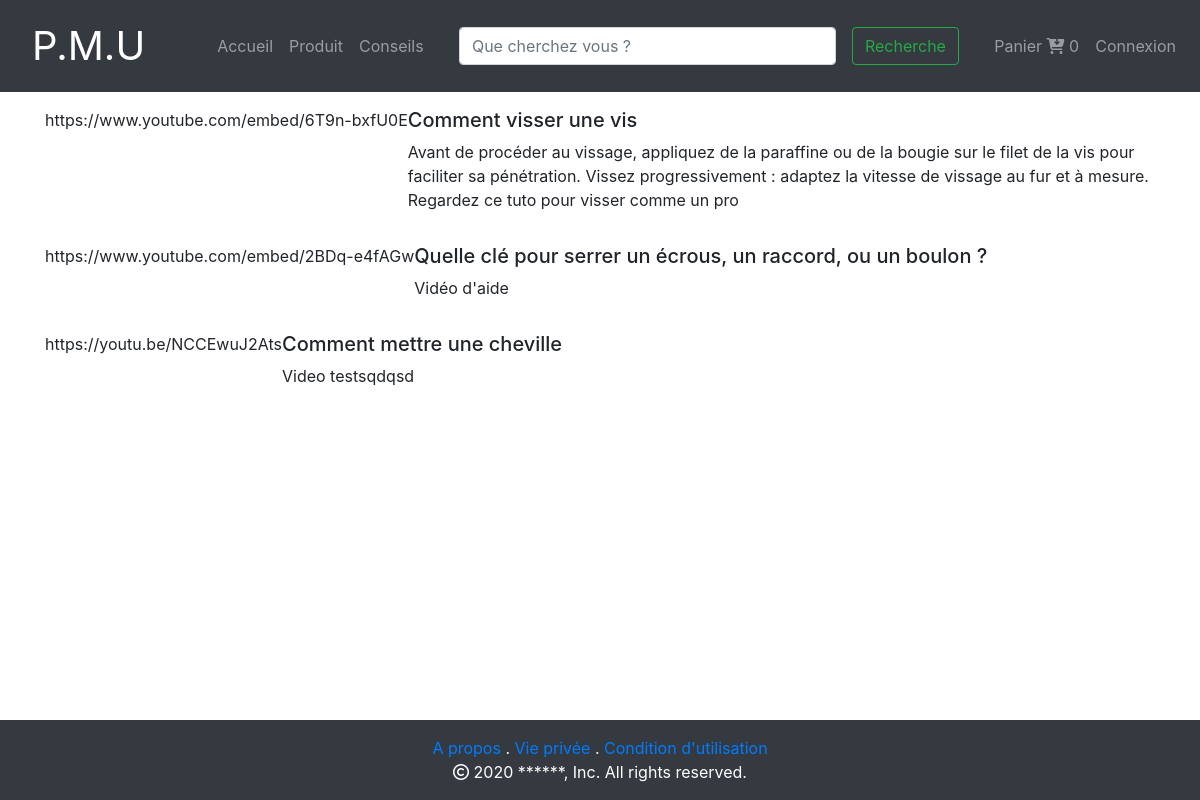
The app's page /vue/lesConseils.php with its own data.
### tables this page shows
CREATE TABLE IF NOT EXISTS `conseils` (
  `id_cons` int NOT NULL AUTO_INCREMENT,
  `titre` varchar(100) NOT NULL,
  `libelle` varchar(255) NOT NULL,
  `video` varchar(255) DEFAULT NULL,
  `id_cat_prod` int NOT NULL,
  PRIMARY KEY (`id_cons`),
  KEY `fk_cons_cat` (`id_cat_prod`)
);

### models/conseilManager.php (called while the page is built, shortened)
<?php
include_once('conseil.php');
class conseilManager
{
    public function listeConseils() {
    $DBase = new Connect();
    $db = $DBase->connexion();
    $listConseils = [];
    $q = $db->prepare('SELECT * from conseils');
    $q->execute();
    while ($donnees = $q->fetch(PDO::FETCH_ASSOC))
    {
      $listConseils[] = new Conseil($donnees);
    }
    return $listConseils;
  }
}
?>

### models/conseil.php (called while the page is built, shortened)
<?php
class Conseil
{
    private $_titre;
    private $_libelle;
    private $_video;
	public function __construct($donnees)
	{
        $this->_titre = $donnees['titre'];
        $this->_libelle = $donnees['libelle'];
		$this->_video = $donnees['video'];
	}
	public function getLibelle()
	{
		return $this->_libelle;
    }
    public function getTitre()
	{
		return $this->_titre;
	}
	public function getVideo()
	{
		return $this->_video;
	}
}
?>

### vue/lesConseils.php (the view, shortened to what this page needs)
<?php
include_once('../models/conseil.php');
include_once('../models/conseilManager.php');
$Con_Man = new conseilManager();
$conseils = $Con_Man->listeConseils();
$tailleConseils = sizeof($conseils);
?>
<html lang="fr">
    <?php include_once('../public/template/head.php'); ?>
    <body>
        <?php include_once('../public/template/header.php'); ?>
        <main>
            <div class="container">
            <?php
                for ($i=0; $i < $tailleConseils; $i++) {
            ?>
            <div class="row mt-3">
                    <div class="col">
                        <div class="media">
                        <?php echo $conseils[$i]->getVideo()?>
                            <div class="media-body">
                                <h5 class="mt-0"><?php echo $conseils[$i]->getTitre() ?></h5>
                                <p><?php echo $conseils[$i]->getLibelle() ?></p>
                            </div>
                        </div>
                    </div>
                </div>
            <?php
                }
            ?>
            </div>
        </main>
        <?php include_once('../public/template/footer.php'); ?>
    </body>
</html>

### public/template/template.css (style rules this page uses)
html { height: 100%; }
body { margin: 0; display: flex; flex-direction: column; min-height: 100vh; }
main { flex: 1; }

### records on screen
conseils: video "https://www.youtube.com/embed/6T9n-bxfU0E", titre "Comment visser une vis", libelle "Avant de procéder au vissage, appliquez de la paraffine ou de la bougie sur le filet de la vis pour faciliter sa pénétration. Vissez progressivement : adaptez la vitesse de vissage au fur et à mesure. Regardez ce tuto pour visser comme un pro"
conseils: video "https://www.youtube.com/embed/2BDq-e4fAGw", titre "Quelle clé pour serrer un écrous, un raccord, ou un boulon ?", libelle "Vidéo d'aide"
conseils: video "https://youtu.be/NCCEwuJ2Ats", titre "Comment mettre une cheville", libelle "Video testsqdqsd"

### other values on screen
$panier->nbArticles() "0"
